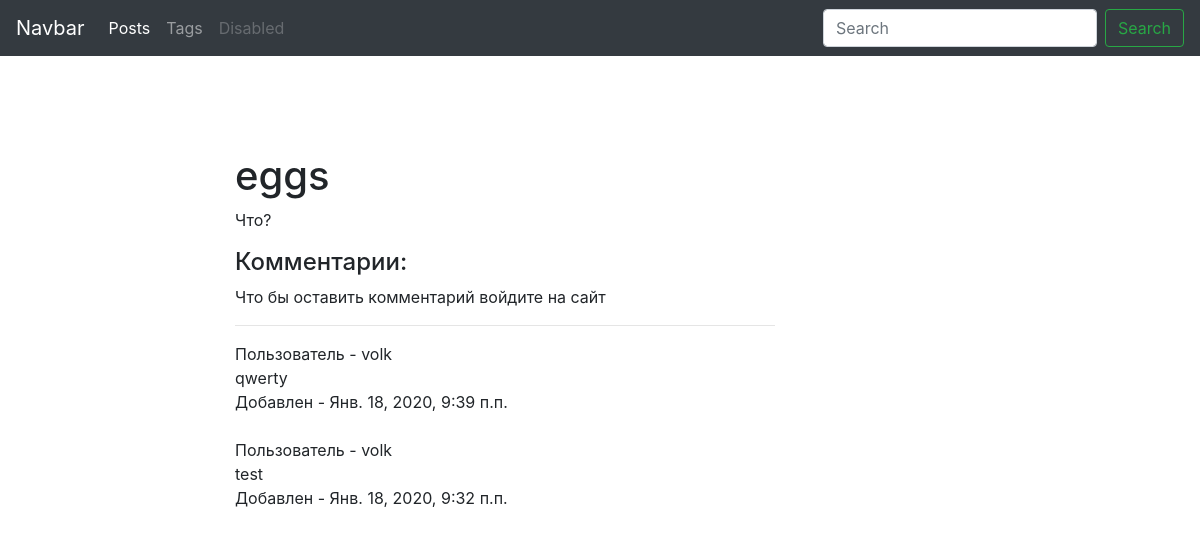
Screenshot of /blog/post/eggs-1579206151/ with the database file from the repository.
### blog/models.py (models this page shows, shortened)
class Post(models.Model):
    author = models.ForeignKey(
        User,
        verbose_name='Автор',
        on_delete=models.SET_NULL,
        null=True,
        blank=True
    )
    title = models.CharField('Заголовок', max_length=50, db_index=True)
    slug = models.SlugField('url', max_length=50, unique=True, blank=True)
    body = models.TextField('Тело', blank=True, db_index=True)
    pub_date = models.DateTimeField('Дата публикации', auto_now_add=True)
    tags = models.ManyToManyField('Tag', blank=True, related_name='posts', verbose_name='Тег')
    image = models.ImageField('Изображение', upload_to='post/', null=True, blank=True)
    published = models.BooleanField('Опубликовать?', default=True)
    viewed = models.PositiveIntegerField('Просмотернно', default=0)
    class Meta:
        ordering = ['-pub_date']
        verbose_name = 'Пост'
        verbose_name_plural = 'Посты'

class Comment(models.Model):
    body = models.TextField('Комментарий')
    create_date = models.DateTimeField('Дата создания', auto_now=True)
    moderation = models.BooleanField(default=True)
    post = models.ForeignKey(
        Post,
        verbose_name='Пост',
        on_delete=models.CASCADE,
        related_name='comments'
    )
    author = models.ForeignKey(
        User,
        verbose_name='Автор',
        on_delete=models.CASCADE
    )
    class Meta:
        ordering = ['-create_date']
        verbose_name = 'Комментарий'
        verbose_name_plural = 'Комментарии'

### blog/views.py (the view, shortened to what this page needs)
# urls.py: path('post/<str:slug>/', PostDetail.as_view(), name='post_detail_url'),
class PostDetail(ObjectDetailMixin, View):
    model = Post
    template = 'blog/post_detail.html'
    model_form = CommentForm
    raise_exception = True

### blog/forms.py
class CommentForm(forms.ModelForm):
    class Meta:
        model = Comment
        fields = ['body']
        widgets = {
            'body': forms.Textarea(attrs={'class': 'form-control'})
        }

### blog/utils.py (called while the page is built)
    def get(self, request, slug):
        obj = get_object_or_404(self.model, slug__iexact=slug, published=True)
        form = self.model_form()
        context = {
            self.model.__name__.lower(): obj,
            'admin_object': obj,
            'detail': True,
            'form': form
        }
        return render(request, self.template, context)

### blog/templates/blog/post_detail.html (shortened to what this page needs)
{% extends 'blog/base_blog.html' %}
{% block content %}
    <h1 class="mt-5">
        {{ post.title }}
    </h1>
    <div class="box">
        <p>
            {{ post.body }}
        </p>
    </div>
    <h4>Комментарии:</h4>
    {% if user.is_authenticated %}
        <form action="" method="post">
            {% csrf_token %}
            {% for field in form %}
                <div class="form-group">
                    {{ field }}
                </div>
            {% endfor %}
            <button class="btn btn-dark" type="submit" name="button">Отправить</button>
        </form>
    {% else %}
        <p>Что бы оставить комментарий войдите на сайт</p>
    {% endif %}
    <hr>
    {% for comment in post.comments.all %}
        Пользователь - {{ comment.author }}<br>
        {{ comment.body }} <br>
        Добавлен - {{ comment.create_date }}<br><br>
    {% endfor %}
{% endblock %}

### rows the page displays
Post: title "eggs", body "Что?"
Comment: author "volk", body "qwerty", create_date "Янв. 18, 2020, 9:39 п.п."
Comment: author "volk", body "test", create_date "Янв. 18, 2020, 9:32 п.п."
